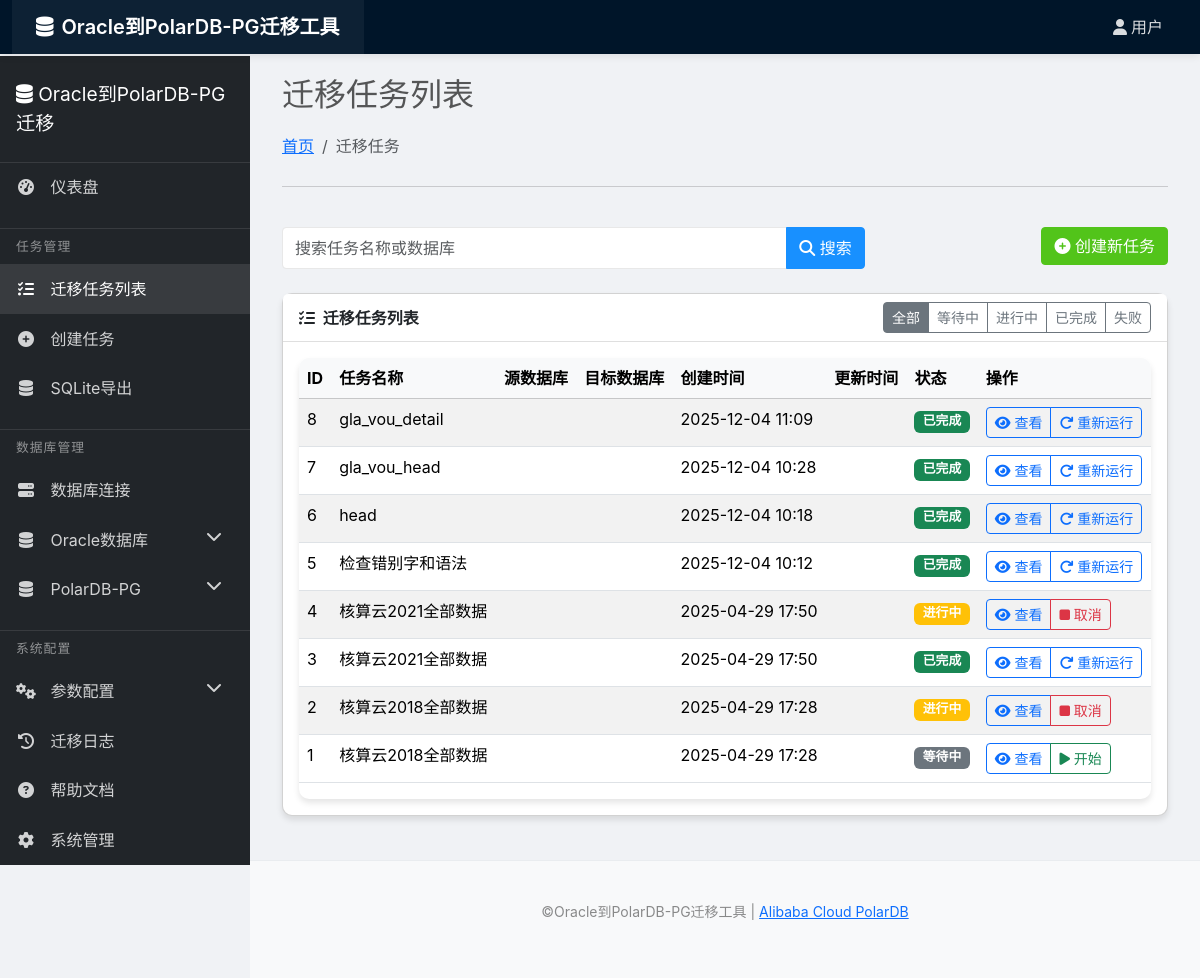
The page /app/tasks/ on the database its author committed.
### migration_app/models.py (models this page shows, shortened)
class MigrationTask(models.Model):
    TASK_TYPE_CHOICES = [
        ('table', '表'),
        ('materialized_view', '物化视图'),
        ('view', '视图'),
        ('routine', '例程'),
        ('all_tables', '所有表'),
        ('view_to_table', '视图数据迁移到表'),
        ('view_to_sqlite', '视图数据迁移到SQLite'),
    ]
    STATUS_CHOICES = [
        ('pending', '待执行'),
        ('running', '执行中'),
        ('completed', '已完成'),
        ('failed', '失败'),
        ('partial', '部分完成'),
        ('canceled', '已取消'),
    ]
    CONFLICT_STRATEGY_CHOICES = [
        ('error', '遇到冲突时报错'),
        ('replace', '删除并替换已存在对象'),
        ('skip', '跳过已存在对象'),
        ('append', '追加数据（仅适用于表）'),
        ('truncate', '清空表并重新加载数据'),
    ]
    name = models.CharField(max_length=100, verbose_name="任务名称")
    task_type = models.CharField(max_length=20, choices=TASK_TYPE_CHOICES, verbose_name="任务类型")
    oracle_connection = models.ForeignKey(OracleConnection, on_delete=models.CASCADE, verbose_name="Oracle连接")
    postgres_connection = models.ForeignKey(
        PostgresConnection,
        on_delete=models.CASCADE,
        verbose_name="PostgreSQL连接",
        null=True,
        blank=True
    )
    source_schema = models.CharField(max_length=50, verbose_name="源Schema")
    target_schema = models.CharField(max_length=50, verbose_name="目标Schema", blank=True, null=True)
    source_object = models.CharField(max_length=100, verbose_name="源对象名称", blank=True, null=True)
    source_objects = models.TextField(verbose_name="多个源对象", blank=True, null=True, help_text="用逗号分隔的多个源对象名称")
    is_batch = models.BooleanField(default=False, verbose_name="批量迁移")
    parent_task = models.ForeignKey('self', on_delete=models.CASCADE, null=True, blank=True, related_name='subtasks', verbose_name="父任务")
    conflict_strategy = models.CharField(max_length=20, choices=CONFLICT_STRATEGY_CHOICES, default='error', verbose_name="冲突处理策略")
    status = models.CharField(max_length=20, choices=STATUS_CHOICES, default='pending', verbose_name="状态")
    log = models.TextField(blank=True, null=True, verbose_name="日志")
    cancel_requested = models.BooleanField(default=False, verbose_name="请求取消")
    progress = models.FloatField(default=0, verbose_name="进度百分比")
    created_at = models.DateTimeField(auto_now_add=True, verbose_name="创建时间")
    started_at = models.DateTimeField(null=True, blank=True, verbose_name="开始时间")
    completed_at = models.DateTimeField(null=True, blank=True, verbose_name="完成时间")
    view_progress = models.JSONField(verbose_name="视图迁移进度", blank=True, null=True, help_text="存储每个视图的迁移进度")
    sqlite_directory = models.CharField(max_length=255, blank=True, null=True, verbose_name="SQLite目录")
    sqlite_file_name = models.CharField(max_length=255, blank=True, null=True, verbose_name="SQLite文件名")
    class Meta:
        verbose_name = "迁移任务"
        verbose_name_plural = "迁移任务"

### migration_app/dashboard.py (the view)
# urls.py: path('tasks/', dashboard.task_list, name='task_list'),
def task_list(request):
    tasks = MigrationTask.objects.all().order_by('-created_at')
    return render(request, 'migration_app/task_list.html', {
        'tasks': tasks
    })

### migration_app/templates/migration_app/task_list.html (shortened to what this page needs)
{% extends 'migration_app/dashboard_base.html' %}
{% block page_title %}迁移任务列表{% endblock %}
{% block breadcrumb %}
<li class="breadcrumb-item active" aria-current="page">迁移任务</li>
{% endblock %}
{% block dashboard_content %}
<div class="row mb-4">
    <div class="col-md-8">
        <form method="get" class="d-flex">
            <div class="input-group">
                <input type="text" name="search" class="form-control" placeholder="搜索任务名称或数据库" value="{{ request.GET.search|default:'' }}">
                <button class="btn btn-primary" type="submit">
                    <i class="fas fa-search"></i> 搜索
                </button>
            </div>
        </form>
    </div>
    <div class="col-md-4 text-end">
        <a href="{% url 'migration_app:create_task' %}" class="btn btn-success">
            <i class="fas fa-plus-circle"></i> 创建新任务
        </a>
    </div>
</div>
<div class="card mb-4">
    <div class="card-header">
        <div class="row align-items-center">
            <div class="col">
                <i class="fas fa-tasks me-1"></i> 迁移任务列表
            </div>
            <div class="col-auto">
                <div class="btn-group btn-group-sm" role="group">
                    <a href="?status=all" class="btn btn-outline-secondary {% if not request.GET.status or request.GET.status == 'all' %}active{% endif %}">全部</a>
                    <a href="?status=pending" class="btn btn-outline-secondary {% if request.GET.status == 'pending' %}active{% endif %}">等待中</a>
                    <a href="?status=running" class="btn btn-outline-secondary {% if request.GET.status == 'running' %}active{% endif %}">进行中</a>
                    <a href="?status=completed" class="btn btn-outline-secondary {% if request.GET.status == 'completed' %}active{% endif %}">已完成</a>
                    <a href="?status=failed" class="btn btn-outline-secondary {% if request.GET.status == 'failed' %}active{% endif %}">失败</a>
                </div>
            </div>
        </div>
    </div>
    <div class="card-body">
        <div class="table-responsive">
            <table class="table table-hover table-striped">
                <thead class="table-light">
                    <tr>
                        <th>ID</th>
                        <th>任务名称</th>
                        <th>源数据库</th>
                        <th>目标数据库</th>
                        <th>创建时间</th>
                        <th>更新时间</th>
                        <th>状态</th>
                        <th>操作</th>
                    </tr>
                </thead>
                <tbody>
                    {% for task in tasks %}
                    <tr>
                        <td>{{ task.id }}</td>
                        <td>{{ task.name }}</td>
                        <td>{{ task.source_db }}</td>
                        <td>{{ task.target_db }}</td>
                        <td>{{ task.created_at|date:"Y-m-d H:i" }}</td>
                        <td>{{ task.updated_at|date:"Y-m-d H:i" }}</td>
                        <td>
                            {% if task.status == 'pending' %}
                            <span class="badge bg-secondary status-badge">等待中</span>
                            {% elif task.status == 'running' %}
                            <span class="badge bg-warning status-badge">进行中</span>
                            {% elif task.status == 'completed' %}
                            <span class="badge bg-success status-badge">已完成</span>
                            {% elif task.status == 'failed' %}
                            <span class="badge bg-danger status-badge">失败</span>
                            {% else %}
                            <span class="badge bg-info status-badge">{{ task.status }}</span>
                            {% endif %}
                        </td>
                        <td>
                            <div class="btn-group btn-group-sm">
                                <a href="{% url 'migration_app:task_detail' task.id %}" class="btn btn-outline-primary">
                                    <i class="fas fa-eye"></i> 查看
                                </a>
                                {% if task.status == 'pending' %}
                                <a href="javascript:void(0)" onclick="showStartTaskModal({{ task.id }})" class="btn btn-outline-success">
                                    <i class="fas fa-play"></i> 开始
                                </a>
                                {% elif task.status == 'running' %}
                                <a href="javascript:void(0)" onclick="showCancelConfirm({{ task.id }})" class="btn btn-outline-danger">
                                    <i class="fas fa-stop"></i> 取消
                                </a>
                                {% elif task.status == 'completed' %}
                                <a href="javascript:void(0)" onclick="showStartTaskModal({{ task.id }})" class="btn btn-outline-primary">
                                    <i class="fas fa-redo"></i> 重新运行
                                </a>
                                {% elif task.status == 'failed' or task.status == 'canceled' %}
                                <a href="javascript:void(0)" onclick="showStartTaskModal({{ task.id }})" class="btn btn-outline-success">
                                    <i class="fas fa-play"></i> 重试
                                </a>
                                {% endif %}
                            </div>
                        </td>
                    </tr>
                    {% empty %}
                    <tr>
                        <td colspan="8" class="text-center">暂无迁移任务，请先<a href="{% url 'migration_app:create_task' %}">创建任务</a></td>
                    </tr>
                    {% endfor %}
                </tbody>
            </table>
        </div>
    </div>
</div>
{% endblock %}

### static/css/custom.css (style rules this page uses)
.card { margin-bottom: 1rem; }
.card-header { background-color: #f8f9fa; border-bottom: 1px solid rgba(0,0,0,.125); }

### migration_app/templates/migration_app/base.html (style rules this page uses)
:root { --primary-color: #1890ff; --secondary-color: #096dd9; --success-color: #52c41a; --warning-color: #faad14; --danger-color: #f5222d; --info-color: #1890ff; --text-color: rgba(0, 0, 0, 0.65); --border-color: #e8e8e8; --box-shadow: 0 2px 8px rgba(0, 0, 0, 0.09); --sidebar-bg: #001529; --sidebar-text: rgba(255, 255, 255, 0.85); --sidebar-active: #1890ff; --content-max-width: 1400px; --content-padding: 24px; }
body { font-family: -apple-system, BlinkMacSystemFont, 'Segoe UI', Roboto, 'Helvetica Neue', Arial, sans-serif; background-color: #f0f2f5; color: var(--text-color); padding: 0; margin: 0; min-height: 100vh; display: flex; flex-direction: column; }
.btn-primary { background-color: var(--primary-color); border-color: var(--primary-color); }
.btn-success { background-color: var(--success-color); border-color: var(--success-color); }
.btn { border-radius: 4px; transition: all 0.3s; }
.form-control, .form-select { border-radius: 4px; border: 1px solid var(--border-color); padding: 8px 12px; height: auto; transition: all 0.3s; }
.table { color: var(--text-color); }

### migration_app/templates/migration_app/dashboard_base.html (style rules this page uses)
.card { border-radius: 10px; box-shadow: 0 4px 6px rgba(0, 0, 0, 0.1); margin-bottom: 20px; }
.card-header { background-color: #fff; border-bottom: 1px solid rgba(0, 0, 0, 0.125); font-weight: bold; }
.table-responsive { background-color: white; border-radius: 10px; box-shadow: 0 4px 6px rgba(0, 0, 0, 0.1); }
.status-badge { font-size: 0.8rem; padding: 0.35em 0.65em; }

### rows shown on the page
MigrationTask: id "8", name "gla_vou_detail", created_at "2025-12-04 11:09", status "已完成"
MigrationTask: id "7", name "gla_vou_head", created_at "2025-12-04 10:28", status "已完成"
MigrationTask: id "6", name "head", created_at "2025-12-04 10:18", status "已完成"
MigrationTask: id "5", name "检查错别字和语法", created_at "2025-12-04 10:12", status "已完成"
MigrationTask: id "4", name "核算云2021全部数据", created_at "2025-04-29 17:50", status "进行中"
MigrationTask: id "3", name "核算云2021全部数据", created_at "2025-04-29 17:50", status "已完成"
MigrationTask: id "2", name "核算云2018全部数据", created_at "2025-04-29 17:28", status "进行中"
MigrationTask: id "1", name "核算云2018全部数据", created_at "2025-04-29 17:28", status "等待中"
